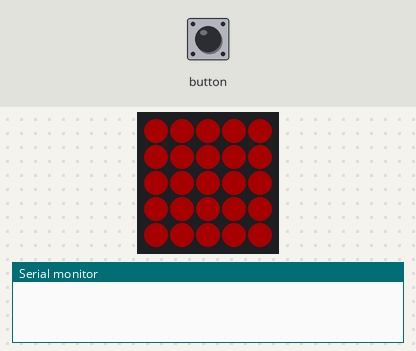
Recording of a sketch running on a simulated ESP32. Parts: 5×5 RGB LED matrix (first LED top left, wired row by row), the last lines printed to the serial monitor. The inputs (shaded band) are chosen by the test bench. Dim RGB values are drawn brighter than linear.

Above: at 2.0 s.
2.1 s: button pressed for 0.5 s
At 2.33 s:
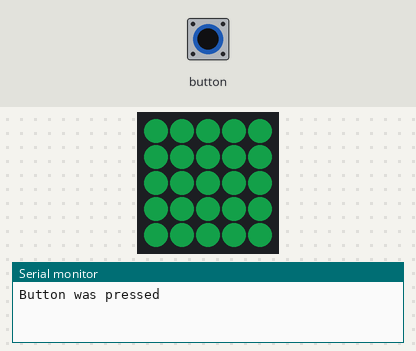
Timing chart, 0 to 5.1 s (numbered marks = the images above; inputs shaded):
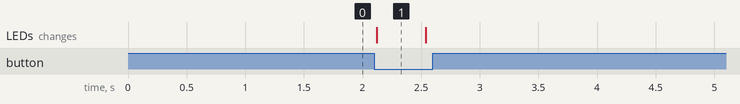

The sketch:

Counting_button_clicks.ino
```cpp
#include <M5Atom.h>

void setup(){

  M5.begin(true,false,true);

}

  CRGB colors[] = {
    0xfe0000,
    0x1ED35E
  };
  int mat,x,y;

void loop() {

  if(M5.Btn.wasPressed()) {
    Serial.println("Button was pressed");
    mat = 1;
    for(x=0;x<5;x++){
      for(y=0;y<5;y++){
        M5.dis.drawpix(x,y,colors[mat]);
        }
      }
    }
    else {
      mat = 0;
      for(x=0;x<5;x++){
        for(y=0;y<5;y++){
          M5.dis.drawpix(x,y,colors[mat]);
          }
        }
      }


  delay(400);
  M5.update();
}
```

Measured:
- after the input at 2.1 s, the LEDs: change at once (image 1)
- what the display in image 1 shows lasts 0.4 s, from 2.1 s to 2.5 s
